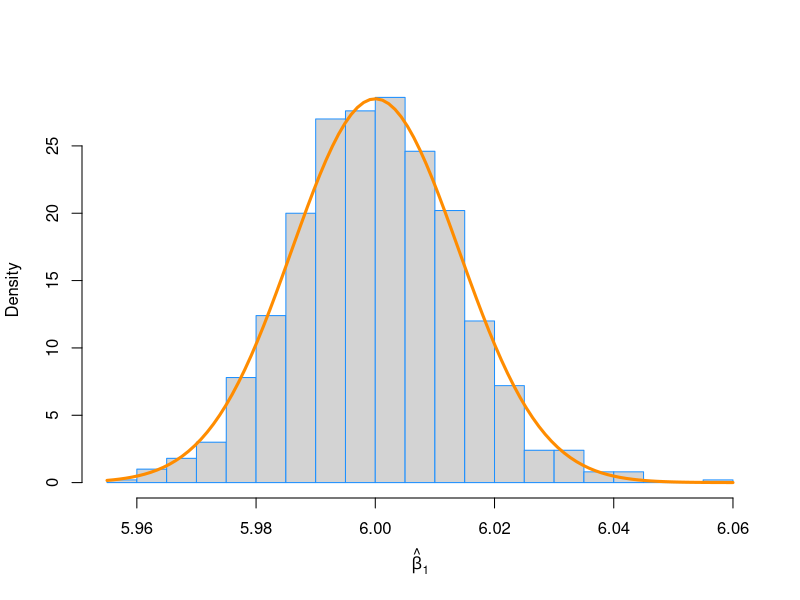

Generate this figure with R:
##########################################################
#######		Sampling Distribution of beta_hat(b_1)
##########################################################


set.seed(10)
sample_size = 100 # this is n
x = seq(1, 50, length = sample_size)	#fixed x values


####  fix our parameter values
beta_0 = 3
beta_1 = 6
sigma  = 2

#
###### Simulation
num_samples = 1000
beta_1_hats = rep(0, num_samples)

for (i in 1:num_samples) {
  eps = rnorm(sample_size, mean = 0, sd = sigma)
  y   = beta_0 + beta_1 * x + eps
  
  sim_model = lm(y ~ x)
 
  beta_1_hats[i] = coef(sim_model)[2]
}


####  Sampling distributions 


### True Variance of beta_1
Sxx = sum((x - mean(x)) ^ 2)
var_beta_1_hat = sigma ^ 2 / Sxx	
var_beta_1_hat


#### Empirical Mean and Variance for Beta1
mean(beta_1_hats) 	# empirical mean
var(beta_1_hats) 		# empirical variance


####### Empirical Distribution
# note need to use prob = TRUE
hist(beta_1_hats, prob = TRUE, breaks = 20, 
     xlab = expression(hat(beta)[1]), main = "", border = "dodgerblue")
curve(dnorm(x, mean = beta_1, sd = sqrt(var_beta_1_hat)), 
      col = "darkorange", add = TRUE, lwd = 3)